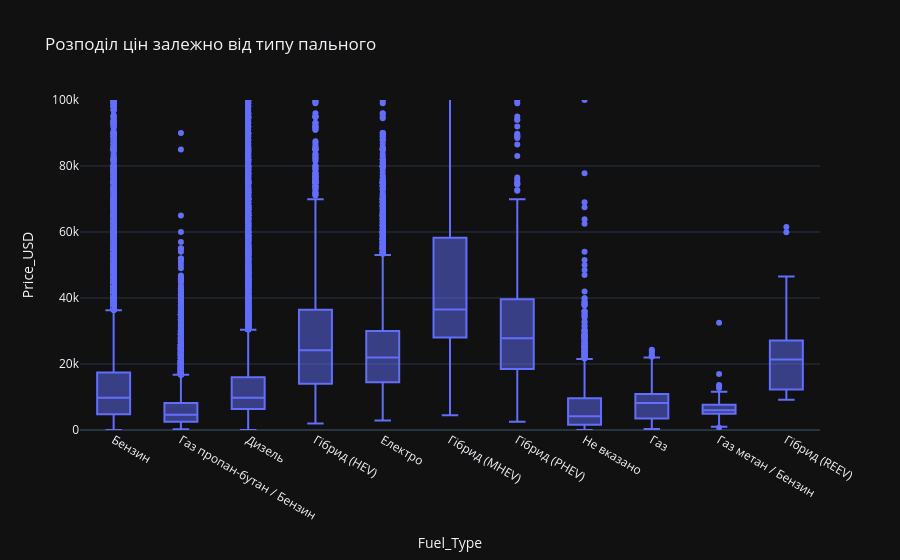

Notebook code for this chart:
### Code cell
fig = px.box(
    df,
    x='Fuel_Type',
    y='Price_USD',
    title="Розподіл цін залежно від типу пального",
    template="plotly_dark"
)

fig.update_layout(yaxis_range=[0, 100000])

fig.show()

### Figure 1 — Plotly figure (JSON) as saved in the notebook; plotly's stock layout.template omitted (floating-point values rounded to 4 significant figures; data arrays with more than 128 entries replaced by an {"elided": "..."} marker saying what was removed)
{"data": [{"alignmentgroup": "True", "hovertemplate": "Fuel_Type=%{x}<br>Price_USD=%{y}<extra></extra>", "legendgroup": "", "marker": {"color": "#636efa"}, "name": "", "notched": false, "offsetgroup": "", "orientation": "v", "showlegend": false, "x": {"elided": "97061 str values"}, "x0": " ", "xaxis": "x", "y": {"elided": "97061 int values"}, "y0": " ", "yaxis": "y", "type": "box"}], "layout": {"xaxis": {"anchor": "y", "domain": [0.0, 1.0], "title": {"text": "Fuel_Type"}}, "yaxis": {"anchor": "x", "domain": [0.0, 1.0], "title": {"text": "Price_USD"}, "range": [0, 100000]}, "legend": {"tracegroupgap": 0}, "title": {"text": "Розподіл цін залежно від типу пального"}, "boxmode": "group"}}
